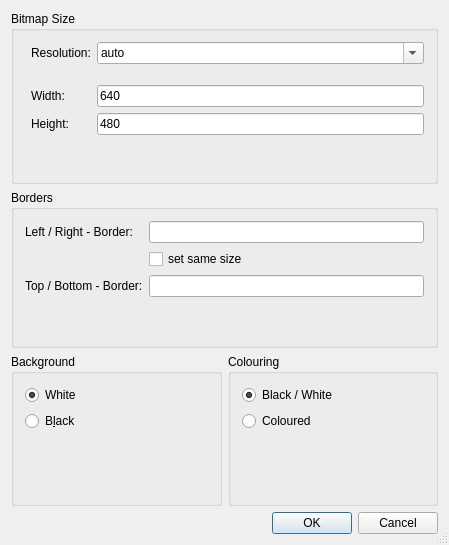
<?xml version="1.0" encoding="UTF-8"?>
<ui version="4.0">
 <class>QG_ImageOptionsDialog</class>
 <widget class="QDialog" name="QG_ImageOptionsDialog">
  <property name="geometry">
   <rect>
    <x>0</x>
    <y>0</y>
    <width>449</width>
    <height>545</height>
   </rect>
  </property>
  <property name="windowTitle">
   <string>Image Export Options</string>
  </property>
  <property name="sizeGripEnabled">
   <bool>true</bool>
  </property>
  <layout class="QGridLayout" name="gridLayout">
   <item row="0" column="0" colspan="2">
    <widget class="QGroupBox" name="bgSize">
     <property name="title">
      <string>Bitmap Size</string>
     </property>
     <layout class="QGridLayout">
      <item row="2" column="1">
       <widget class="QLabel" name="lResolution">
        <property name="text">
         <string>Resolution:</string>
        </property>
        <property name="wordWrap">
         <bool>false</bool>
        </property>
       </widget>
      </item>
      <item row="2" column="2">
       <widget class="QComboBox" name="cbResolution">
        <property name="editable">
         <bool>true</bool>
        </property>
        <item>
         <property name="text">
          <string>auto</string>
         </property>
        </item>
        <item>
         <property name="text">
          <string notr="true">1</string>
         </property>
        </item>
        <item>
         <property name="text">
          <string notr="true">2</string>
         </property>
        </item>
        <item>
         <property name="text">
          <string notr="true">3</string>
         </property>
        </item>
        <item>
         <property name="text">
          <string notr="true">4</string>
         </property>
        </item>
        <item>
         <property name="text">
          <string notr="true">5</string>
         </property>
        </item>
        <item>
         <property name="text">
          <string notr="true">10</string>
         </property>
        </item>
        <item>
         <property name="text">
          <string notr="true">15</string>
         </property>
        </item>
        <item>
         <property name="text">
          <string notr="true">20</string>
         </property>
        </item>
        <item>
         <property name="text">
          <string notr="true">25</string>
         </property>
        </item>
        <item>
         <property name="text">
          <string notr="true">50</string>
         </property>
        </item>
        <item>
         <property name="text">
          <string notr="true">75</string>
         </property>
        </item>
        <item>
         <property name="text">
          <string notr="true">100</string>
         </property>
        </item>
        <item>
         <property name="text">
          <string notr="true">150</string>
         </property>
        </item>
        <item>
         <property name="text">
          <string notr="true">300</string>
         </property>
        </item>
        <item>
         <property name="text">
          <string notr="true">600</string>
         </property>
        </item>
        <item>
         <property name="text">
          <string notr="true">1200</string>
         </property>
        </item>
       </widget>
      </item>
      <item row="7" column="0" colspan="3">
       <spacer name="verticalSpacer">
        <property name="orientation">
         <enum>Qt::Vertical</enum>
        </property>
        <property name="sizeHint" stdset="0">
         <size>
          <width>20</width>
          <height>40</height>
         </size>
        </property>
       </spacer>
      </item>
      <item row="5" column="1">
       <widget class="QLabel" name="lWidth">
        <property name="text">
         <string>Width:</string>
        </property>
        <property name="wordWrap">
         <bool>false</bool>
        </property>
       </widget>
      </item>
      <item row="6" column="1">
       <widget class="QLabel" name="lHeight">
        <property name="text">
         <string>Height:</string>
        </property>
        <property name="wordWrap">
         <bool>false</bool>
        </property>
       </widget>
      </item>
      <item row="6" column="2">
       <widget class="QLineEdit" name="leHeight">
        <property name="text">
         <string notr="true">480</string>
        </property>
        <property name="placeholderText">
         <string notr="true"/>
        </property>
       </widget>
      </item>
      <item row="5" column="2">
       <widget class="QLineEdit" name="leWidth">
        <property name="text">
         <string notr="true">640</string>
        </property>
        <property name="placeholderText">
         <string notr="true"/>
        </property>
       </widget>
      </item>
      <item row="4" column="0" colspan="3">
       <spacer name="verticalSpacer_2">
        <property name="orientation">
         <enum>Qt::Vertical</enum>
        </property>
        <property name="sizeType">
         <enum>QSizePolicy::Expanding</enum>
        </property>
        <property name="sizeHint" stdset="0">
         <size>
          <width>20</width>
          <height>20</height>
         </size>
        </property>
       </spacer>
      </item>
     </layout>
    </widget>
   </item>
   <item row="2" column="0">
    <widget class="QGroupBox" name="bgBackground">
     <property name="title">
      <string>Background</string>
     </property>
     <layout class="QVBoxLayout">
      <item>
       <widget class="QRadioButton" name="rbWhite">
        <property name="text">
         <string>White</string>
        </property>
        <property name="checked">
         <bool>true</bool>
        </property>
       </widget>
      </item>
      <item>
       <widget class="QRadioButton" name="rbBlack">
        <property name="text">
         <string>B&amp;lack</string>
        </property>
       </widget>
      </item>
      <item>
       <spacer name="hspacer1">
        <property name="orientation">
         <enum>Qt::Horizontal</enum>
        </property>
        <property name="sizeHint" stdset="0">
         <size>
          <width>40</width>
          <height>20</height>
         </size>
        </property>
       </spacer>
      </item>
      <item>
       <spacer name="vspacer3">
        <property name="orientation">
         <enum>Qt::Vertical</enum>
        </property>
        <property name="sizeType">
         <enum>QSizePolicy::Expanding</enum>
        </property>
        <property name="sizeHint" stdset="0">
         <size>
          <width>20</width>
          <height>51</height>
         </size>
        </property>
       </spacer>
      </item>
     </layout>
    </widget>
   </item>
   <item row="2" column="1">
    <widget class="QGroupBox" name="bgColouring">
     <property name="title">
      <string>Colouring</string>
     </property>
     <layout class="QVBoxLayout" name="verticalLayout">
      <item>
       <widget class="QRadioButton" name="rbBlackWhite">
        <property name="text">
         <string>Black / White</string>
        </property>
        <property name="checked">
         <bool>true</bool>
        </property>
       </widget>
      </item>
      <item>
       <widget class="QRadioButton" name="rbColoured">
        <property name="text">
         <string>Coloured</string>
        </property>
       </widget>
      </item>
      <item>
       <spacer name="hspacer2">
        <property name="orientation">
         <enum>Qt::Horizontal</enum>
        </property>
        <property name="sizeHint" stdset="0">
         <size>
          <width>40</width>
          <height>20</height>
         </size>
        </property>
       </spacer>
      </item>
      <item>
       <spacer name="vspacer4">
        <property name="orientation">
         <enum>Qt::Vertical</enum>
        </property>
        <property name="sizeHint" stdset="0">
         <size>
          <width>20</width>
          <height>45</height>
         </size>
        </property>
       </spacer>
      </item>
     </layout>
    </widget>
   </item>
   <item row="1" column="0" colspan="2">
    <widget class="QGroupBox" name="bgBorders">
     <property name="title">
      <string>Borders</string>
     </property>
     <layout class="QFormLayout" name="formLayout">
      <item row="1" column="1">
       <widget class="QLineEdit" name="leLeftRight">
        <property name="text">
         <string/>
        </property>
       </widget>
      </item>
      <item row="3" column="1">
       <widget class="QLineEdit" name="leTopBottom"/>
      </item>
      <item row="3" column="0">
       <widget class="QLabel" name="lTopBottom">
        <property name="text">
         <string>Top / Bottom - Border:</string>
        </property>
       </widget>
      </item>
      <item row="1" column="0">
       <widget class="QLabel" name="lLeftRight">
        <property name="text">
         <string>Left / Right - Border:</string>
        </property>
       </widget>
      </item>
      <item row="5" column="0" colspan="2">
       <spacer name="vspacer5">
        <property name="orientation">
         <enum>Qt::Vertical</enum>
        </property>
        <property name="sizeHint" stdset="0">
         <size>
          <width>20</width>
          <height>40</height>
         </size>
        </property>
       </spacer>
      </item>
      <item row="2" column="1">
       <widget class="QCheckBox" name="cbSameBorders">
        <property name="text">
         <string>set same size</string>
        </property>
       </widget>
      </item>
     </layout>
    </widget>
   </item>
   <item row="3" column="0" colspan="2">
    <widget class="QDialogButtonBox" name="buttonBox">
     <property name="sizePolicy">
      <sizepolicy hsizetype="Expanding" vsizetype="Fixed">
       <horstretch>0</horstretch>
       <verstretch>0</verstretch>
      </sizepolicy>
     </property>
     <property name="standardButtons">
      <set>QDialogButtonBox::Cancel|QDialogButtonBox::Ok</set>
     </property>
    </widget>
   </item>
  </layout>
 </widget>
 <layoutdefault spacing="6" margin="11"/>
 <tabstops>
  <tabstop>leWidth</tabstop>
  <tabstop>leHeight</tabstop>
  <tabstop>rbWhite</tabstop>
 </tabstops>
 <resources/>
 <connections>
  <connection>
   <sender>buttonBox</sender>
   <signal>accepted()</signal>
   <receiver>QG_ImageOptionsDialog</receiver>
   <slot>ok()</slot>
   <hints>
    <hint type="sourcelabel">
     <x>224</x>
     <y>528</y>
    </hint>
    <hint type="destinationlabel">
     <x>20</x>
     <y>20</y>
    </hint>
   </hints>
  </connection>
  <connection>
   <sender>buttonBox</sender>
   <signal>rejected()</signal>
   <receiver>QG_ImageOptionsDialog</receiver>
   <slot>reject()</slot>
   <hints>
    <hint type="sourcelabel">
     <x>224</x>
     <y>528</y>
    </hint>
    <hint type="destinationlabel">
     <x>20</x>
     <y>20</y>
    </hint>
   </hints>
  </connection>
  <connection>
   <sender>leWidth</sender>
   <signal>textChanged(QString)</signal>
   <receiver>QG_ImageOptionsDialog</receiver>
   <slot>sizeChanged()</slot>
   <hints>
    <hint type="sourcelabel">
     <x>20</x>
     <y>20</y>
    </hint>
    <hint type="destinationlabel">
     <x>20</x>
     <y>20</y>
    </hint>
   </hints>
  </connection>
  <connection>
   <sender>leHeight</sender>
   <signal>textChanged(QString)</signal>
   <receiver>QG_ImageOptionsDialog</receiver>
   <slot>sizeChanged()</slot>
   <hints>
    <hint type="sourcelabel">
     <x>20</x>
     <y>20</y>
    </hint>
    <hint type="destinationlabel">
     <x>20</x>
     <y>20</y>
    </hint>
   </hints>
  </connection>
  <connection>
   <sender>cbResolution</sender>
   <signal>editTextChanged(QString)</signal>
   <receiver>QG_ImageOptionsDialog</receiver>
   <slot>resolutionChanged()</slot>
   <hints>
    <hint type="sourcelabel">
     <x>20</x>
     <y>20</y>
    </hint>
    <hint type="destinationlabel">
     <x>20</x>
     <y>20</y>
    </hint>
   </hints>
  </connection>
  <connection>
   <sender>cbSameBorders</sender>
   <signal>stateChanged(int)</signal>
   <receiver>QG_ImageOptionsDialog</receiver>
   <slot>sameBordersChanged()</slot>
   <hints>
    <hint type="sourcelabel">
     <x>20</x>
     <y>20</y>
    </hint>
    <hint type="destinationlabel">
     <x>20</x>
     <y>20</y>
    </hint>
   </hints>
  </connection>
  <connection>
   <sender>leLeftRight</sender>
   <signal>textChanged(QString)</signal>
   <receiver>QG_ImageOptionsDialog</receiver>
   <slot>borderChanged()</slot>
   <hints>
    <hint type="sourcelabel">
     <x>20</x>
     <y>20</y>
    </hint>
    <hint type="destinationlabel">
     <x>20</x>
     <y>20</y>
    </hint>
   </hints>
  </connection>
 </connections>
</ui>
